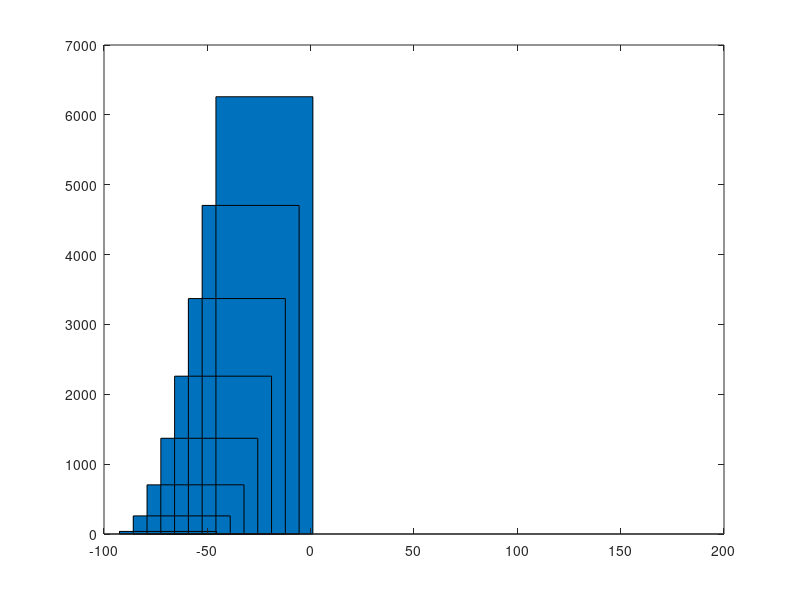

MATLAB code to generate this figure:

% TIEMPOS
timebs=0.001191; % Tiempo promedio para efectuar K\R con 10k nodos

clear all
pause(1);
E=30e6;
L=60;%in
A=2; %in^2
q=@(x) -10*x; %lb/in
N=10;
Ne=N-1;
h=L/Ne;
k=E/h*A;
tic
nodos=[0:h:L];
elementos=zeros(Ne,2);
for i=1:Ne
    elementos(i,1)=i;
    elementos(i,2)=i+1;
end

kG=sparse(N,N);

for i=1:Ne
    
    ke=k*[1 -1;-1 1];
    kG(elementos(i,:),elementos(i,:))=kG(elementos(i,:),elementos(i,:))+ke;
end
% CB=zeros(1,N);
R=zeros(N,1);
%Metodo parado sobre elementos
for i=1:Ne
    x=(i-1)*h;
    Atri=h/2*(q(x+h)-q(x));
    Acuadr=h*q(x);
    R(i)=R(i)+Acuadr/2+Atri/3;
    R(i+1)=Acuadr/2+Atri*2/3;
end

% for i=2:N-1 %Metodos conceptualmente incorrectos.
% %     Metodo Parado arriba de nodo. Promedio entre entrenodos
% %     x=h*i;
% %     R(i)=h/2*(q(x-h/2)+q(x+h/2));
%     
% %     Metodo entre-nodos;
% %     x=h*(i-1)-h/2;
% %     R(i)=h/2*(q(x)+q(x+h));
% %     son la misma cosa.
% end

P=q(L)*L/2;
% R(1)=q(h/2)*h/4;
R(end)=P;
Rr=R;
R=R(1:end-1);
K=kG(1:end-1,1:end-1);

% opts.POSDEF=true;
% U2= linsolve(K,R,opts);
U=K\R;
% upper=chol(K);
% Uc=(upper\(upper\eye(N-1))')*R;
% U=upper*(upper)
toc
% plot(nodos(1:Ne),U);
% 
% 
% xlabel('Posicion [in]');
% ylabel('Desplazamiento [in]')

%TENSIONES
D=zeros(Ne);
S=zeros(Ne);
for i=1:Ne-1
    D(i)=(U(i+1)-U(i))/h;
    S(i)=E*D(i);
end
nod=[h:h:L];
bar(nod,S,h);